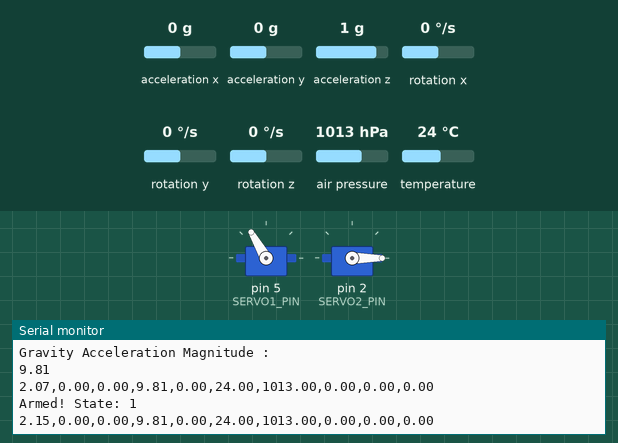
Bench run of a sketch on a simulated Arduino Uno, built with avr-gcc and run on an emulated ATmega328P. Parts: 2 × servo, the last lines printed to the serial monitor. The inputs (shaded band) are chosen by the test bench; at power-on: acceleration x 0 g, acceleration y 0 g, acceleration z 1 g, rotation x 0 °/s, rotation y 0 °/s, rotation z 0 °/s, air pressure 1013 hPa, temperature 24 °C. Storage starts empty.

Above: at 2.2 s.
2.3 s: acceleration x set to -0.2 g
At 2.35 s:
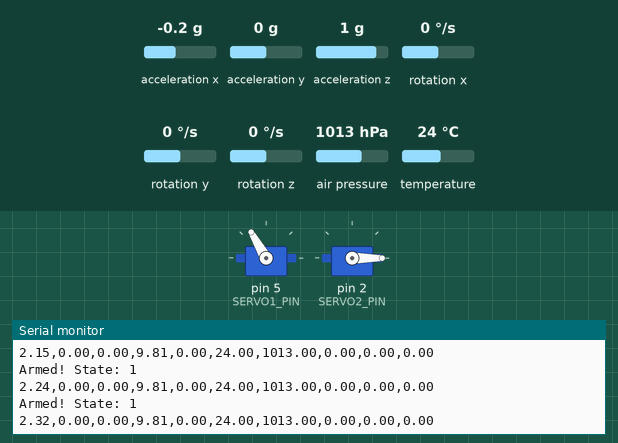
5.3 s: acceleration y set to -0.2 g
At 5.32 s:
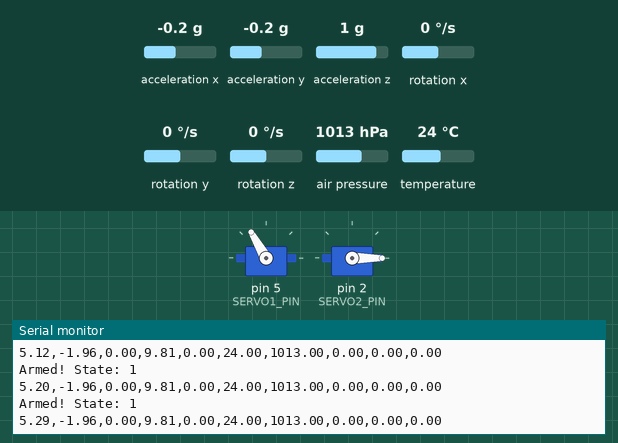
Timing chart, 0 to 8.3 s (numbered marks = the images above; inputs shaded):
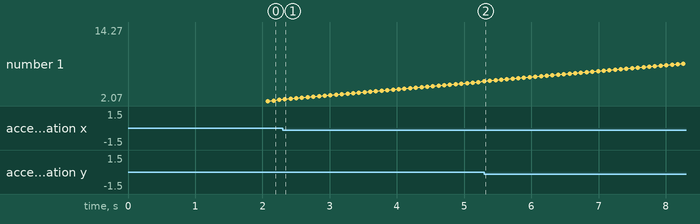

The sketch:

FirstFlight.ino
```cpp
//Servo Constants
#define SERVO1_PIN 5  //for Parachute
#define SERVO2_PIN 2
#define INITPOS1 120  //0 < angle < 180
#define INITPOS2 0
#define FINALPOS1 30  //0 < angle < 180
#define FINALPOS2 90

//Rocket Constants
#define BURNTIME 1000                    //in ms
#define PARACHUTE_DEPLOYMENT_DELAY 3000  // Calculate using kinematics after making motor or use altitude check (ie 20 meters)
#define LAUNCH_ACCEL_THRESHOLD 30
#define ALTITUDE_ERROR 1

//Modules and Libraries
#include <Adafruit_MPU6050.h>
#include <SD.h>
#include <SFE_BMP180.h>
#include <Servo.h>
#include <SPI.h>
#include <Wire.h>

int state = -1, arm = 1;
double aX, aY, aZ, wX, wY, wZ, temp, altitude, baseline, pressure;
double prevalt1 = 0, prevalt2 = 0, prevalt3 = 0;
double burn_time, initTime = 0, maxHeightTimestamp = 0;
double agX[4] = { 0, 0, 0, 0 }, agY[4] = { 0, 0, 0, 0 }, agZ[4] = { 0, 0, 0, 0 };
double agMag[4] = { 0, 0, 0, 0 };

bool record = true;

Servo servo1;
Servo servo2;
//acceleration x, y, z, angular velocity x, y, z, rocket internal temperature (from accelerometer), pressure based altitude, ground level pressure,
//and current pressure (used for altitude calculation)

SFE_BMP180 bmp;
Adafruit_MPU6050 mpu;
File file;

double getPressure() {
  char status;
  double T, P, p0, a;
  status = bmp.startTemperature();
  if (status != 0) {
    delay(status);
    status = bmp.getTemperature(T);
    if (status != 0) {
      status = bmp.startPressure(3);
      if (status != 0) {
        delay(status);
        status = bmp.getPressure(P, T);
        if (status != 0) {
          return (P);
        }
      }
    }
  }
}

void ReportFail(String cause) {
  Serial.println("[ERROR]: " + cause + " has failed!");
}

void setup(void) {
  state = -1;
  Serial.begin(115200);
  initServo();

  if (mpu.begin()) Serial.println(F("MPU6050: Init success!"));
  else Serial.println(F("MPU6050: Init failed."));

  mpu.setAccelerometerRange(MPU6050_RANGE_8_G);
  mpu.setGyroRange(MPU6050_RANGE_500_DEG);
  mpu.setFilterBandwidth(MPU6050_BAND_21_HZ);

  if (bmp.begin()) Serial.println(F("BMP180: Init success!"));
  else Serial.println(F("BMP180: Init failed."));
  baseline = getPressure();
  if (!SD.begin(4)) {
    //ReportFail("SD Hardware");
  }
  delay(1000);
  state = 0;
  Serial.println("Setup complete!");
}

void EvaluateState() {
  switch (state) {
    case 0:  //On the ground, not armed
      Serial.println("Rocket Initialized. State: 1");
      if (arm == 1) {
        for (int i = 0; i < 4; i++) {
          GetSensors();
          agX[i] = aX;
          agY[i] = aY;
          agZ[i] = aZ;
          agMag[i] = pow((pow(agX[i], 2) + pow(agY[i], 2) + pow(agZ[i], 2)), 0.5);
          delay(200);
        }
        Serial.println("Gravity Acceleration Magnitude :");
        Serial.println((agMag[0] + agMag[1] + agMag[2] + agMag[3]) / 4);
        baseline = getPressure();
        state = 1;
      }
      break;
    case 1:  // Armed
      Serial.println("Armed! State: 1");
      baseline = getPressure();
      if (((pow(pow(aX, 2) + pow(aY, 2) + pow(aZ, 2), .5)) - ((agMag[0] + agMag[1] + agMag[2] + agMag[3]) / 4)) > LAUNCH_ACCEL_THRESHOLD) {
        initTime = millis();
        state = 2;
      }
      break;
    case 2:  // Engine active
      Serial.println("State: 2");
      // eng is burning fuel at delta(time)=k
      if (millis() > (initTime + BURNTIME)) {
        state = 3;
      }
      break;
    case 3:  // Non-powered flight upward
             //flying and keep stable
      Serial.println("State: 3");
      if (prevalt3 > altitude) {
        state = 4;
        maxHeightTimestamp = millis();
      }
      break;
    case 4:  //Falling without parachute
             //x is alt target to parassute
      Serial.println("State: 4");
      if (millis() > (maxHeightTimestamp + PARACHUTE_DEPLOYMENT_DELAY)) {
        parachuteOpen();
        state = 5;
      }
      //check alt
      break;
    case 5:  //Falling with parachute
             // keep track of rec and get drive ready
             // fins can guild the rocket still!
      Serial.println("State: 5");
      if ((altitude > (prevalt3 - ALTITUDE_ERROR)) && (altitude < (prevalt3 + ALTITUDE_ERROR))) {
        state = 6;
      }
      break;
    case 6:  //Just landed
      Serial.println("State: 6");

      state = 7;
      break;
    case 7:  //ready to turn off
      Serial.println("State: 7");
      record = true;
      break;
  }
}

void GetSensors() {
  sensors_event_t a, g, t;
  mpu.getEvent(&a, &g, &t);
  aX = a.acceleration.x;
  aY = a.acceleration.y;
  aZ = a.acceleration.z;
  wX = g.gyro.x;
  wY = g.gyro.y;
  wZ = g.gyro.z;
  temp = t.temperature;
  pressure = getPressure();
  prevalt3 = prevalt2;
  prevalt2 = prevalt1;
  prevalt1 = altitude;
  altitude = bmp.altitude(pressure, baseline);
}

void PrintInfo() {
  GetSensors();
  Serial.print("Temperature: ");
  Serial.print(temp);
  Serial.println(" degC");
  Serial.print("Total Acceleration: ");
  Serial.println(pow(pow(aX, 2) + pow(aY, 2) + pow(aZ, 2), .5));
  Serial.print("Relative Altitude (meters): ");
  Serial.println(altitude);
  delay(500);
}

void WriteToCard() {
  File file = SD.open("data.csv", FILE_WRITE);
  double entry[10] = { millis() / 1000.000, aX, aY, aZ, altitude, temp, pressure, wX, wY, wZ };
  if (file) {
    for (int i = 0; i < 10; i++) {
      file.print(entry[i]);
      if (i < 9) file.print(",");
    }
    file.println();
    file.close();

    for (int i = 0; i < 10; i++) {
      Serial.print(entry[i]);
      if (i < 9) Serial.print(",");
    }
    Serial.println();
  } else {
    Serial.println("Error opening file: data.csv");
  }
}

void WipeData()  //Be careful with this one lol
{
  SD.remove("data.csv");
}

void initServo() {
  // Servo for parachute

  servo1.attach(SERVO1_PIN);  // Attaches the servo to the specified pin
  servo1.write(INITPOS1);


  servo2.attach(SERVO2_PIN);  // Attaches the servo to the specified pin
  servo2.write(INITPOS2);

  delay(10);

  Serial.println(servo1.read());
  Serial.println(servo2.read());
}

void parachuteOpen() {
  servo1.write(FINALPOS1);
  servo2.write(FINALPOS2);
}

void loop() {
  /* Get new sensor events with the readings */
  if(state != -1) {
      GetSensors();
    EvaluateState();
    if (record) {
      WriteToCard();
    }
  }
  else Serial.println("Err");
  // PrintInfo();
}
```

Measured:
- plotted number 1: 2.24 → 5.29 after the input at 2.3 s
